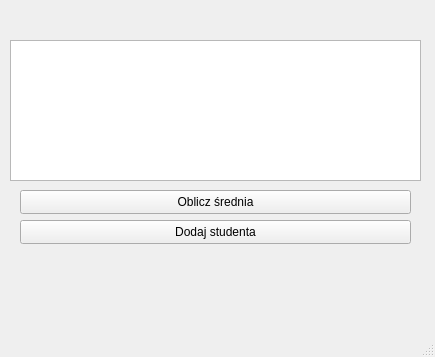
<?xml version="1.0" encoding="UTF-8"?>
<ui version="4.0">
 <class>dziennik</class>
 <widget class="QMainWindow" name="dziennik">
  <property name="geometry">
   <rect>
    <x>0</x>
    <y>0</y>
    <width>435</width>
    <height>357</height>
   </rect>
  </property>
  <property name="windowTitle">
   <string>dziennik</string>
  </property>
  <widget class="QWidget" name="centralwidget">
   <widget class="QPlainTextEdit" name="plainTextEdit">
    <property name="geometry">
     <rect>
      <x>10</x>
      <y>40</y>
      <width>411</width>
      <height>141</height>
     </rect>
    </property>
    <property name="readOnly">
     <bool>true</bool>
    </property>
   </widget>
   <widget class="QPushButton" name="pushButton">
    <property name="geometry">
     <rect>
      <x>20</x>
      <y>190</y>
      <width>391</width>
      <height>24</height>
     </rect>
    </property>
    <property name="text">
     <string>Oblicz średnia</string>
    </property>
   </widget>
   <widget class="QPushButton" name="pushButton_2">
    <property name="geometry">
     <rect>
      <x>20</x>
      <y>220</y>
      <width>391</width>
      <height>24</height>
     </rect>
    </property>
    <property name="text">
     <string>Dodaj studenta</string>
    </property>
   </widget>
  </widget>
  <widget class="QMenuBar" name="menubar">
   <property name="geometry">
    <rect>
     <x>0</x>
     <y>0</y>
     <width>435</width>
     <height>21</height>
    </rect>
   </property>
  </widget>
  <widget class="QStatusBar" name="statusbar"/>
 </widget>
 <resources/>
 <connections/>
</ui>
